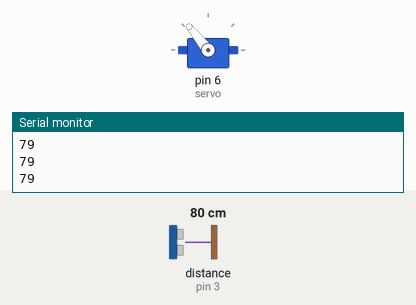
Recording of a sketch running on a simulated Arduino Uno, built with avr-gcc and run on an emulated ATmega328P. Parts: servo, the last lines printed to the serial monitor. Wiring (inferred from the names in the program): ultrasonic range finder: trigger pin 2; echo pin 3. Inputs (shaded band) come from the test bench; at power-on: distance to the obstacle (sensor on pin 3) 80 cm. The echo pulse lasts 58.3 µs per cm.

Above: at 1.2 s.
1.3 s: distance to the obstacle (sensor on pin 3) set to 60 cm
At 1.45 s:
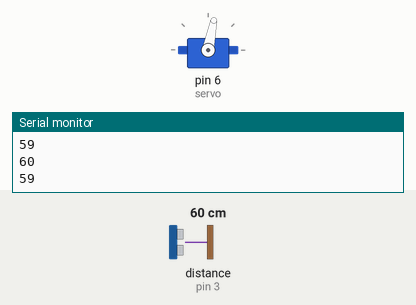
4.3 s: distance to the obstacle (sensor on pin 3) set to 2 cm
5.8 s: distance to the obstacle (sensor on pin 3) set to 9 cm
At 6.1 s:
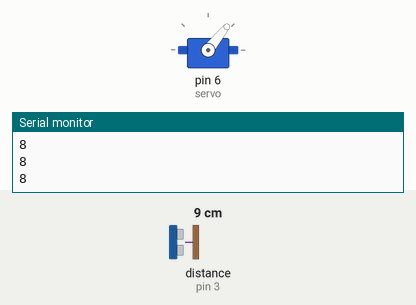
7.3 s: distance to the obstacle (sensor on pin 3) set to 18 cm
At 7.8 s:
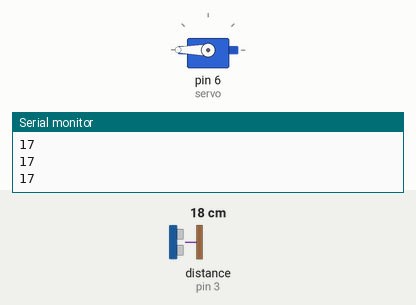
8.8 s: distance to the obstacle (sensor on pin 3) set to 4 cm
At 9.3 s:
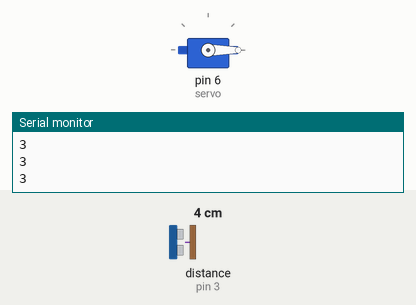
10.3 s: distance to the obstacle (sensor on pin 3) set to 120 cm
At 10.6 s:
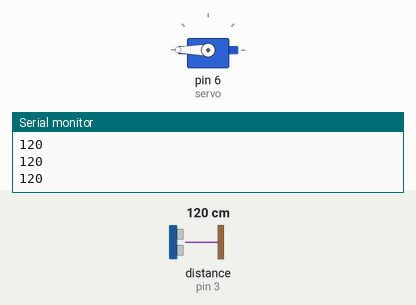
Timing chart, 0 to 12.8 s (numbered marks = the images above; inputs shaded):
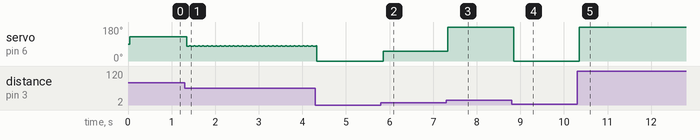

The sketch:

cafetera_servotest.ino
```cpp
#include <Servo.h>
#define trigPin 2
#define echoPin 3
Servo servo;
void setup(){
  Serial.begin(9600);
  Serial.print("Mesafe olcme...!");
  pinMode(trigPin,OUTPUT);
  pinMode(echoPin,INPUT);
  servo.attach(6);
}
void loop(){
  long duration,distance;
  digitalWrite(trigPin,LOW);
  delayMicroseconds(2);
  digitalWrite(trigPin,HIGH);
  delayMicroseconds(10);
  digitalWrite(trigPin,LOW);
  duration=pulseIn(echoPin,HIGH);
  distance=duration/58.2;
  delay(29);
  Serial.println(distance);
  distance=map(distance,6,13,0,180);
  servo.write(distance);
}
```

Measured:
- after the input at 1.3 s, servo on pin 6 (servo): alternates 82° for 0.03 s and 79° for 0.07 s, starting at once
- after the input at 5.8 s, servo on pin 6 (servo): 0° → 51° after 0.06 s
- after the input at 7.3 s, servo on pin 6 (servo): 51° → 180° at once
- after the input at 8.8 s, servo on pin 6 (servo): 180° → 0° after 0.05 s
- after the input at 10.3 s, servo on pin 6 (servo): 0° → 180° after 0.05 s
